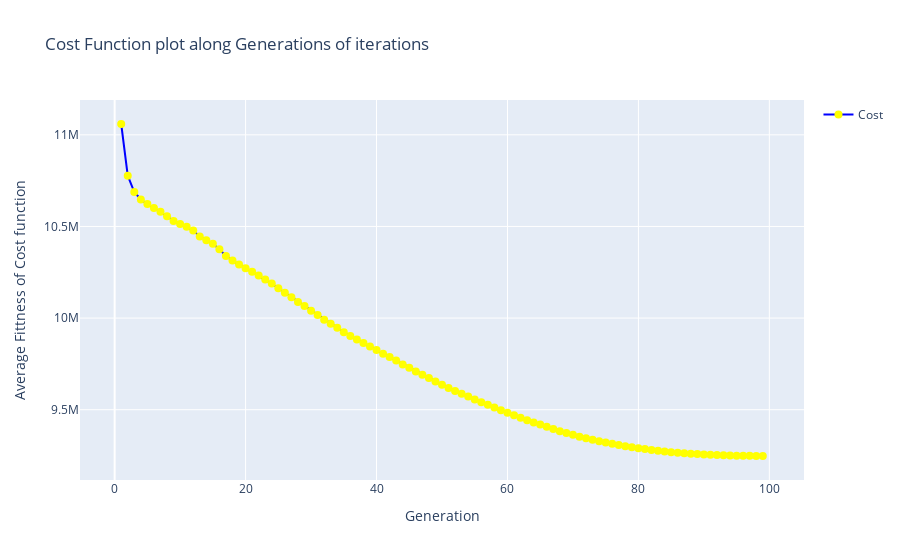

The notebook cell saved with this chart:
### Code cell
import plotly.graph_objects as go

# Extracting data
front = np.array([(c['gen'], c['avg'][0]) for c in logbook])

# Creating Plotly figure
fig = go.Figure()

# Adding trace
fig.add_trace(go.Scatter(
    x=front[:,0][1:-1],
    y=front[:,1][1:-1],
    mode='markers+lines',
    marker=dict(color='yellow', size=8),
    line=dict(color='blue', width=2),
    name='Cost'
))

# Updating layout
fig.update_layout(
    title='Cost Function plot along Generations of iterations',
    xaxis_title='Generation',
    yaxis_title='Average Fittness of Cost function',
    showlegend=True
)

# Show plot
fig.show()
